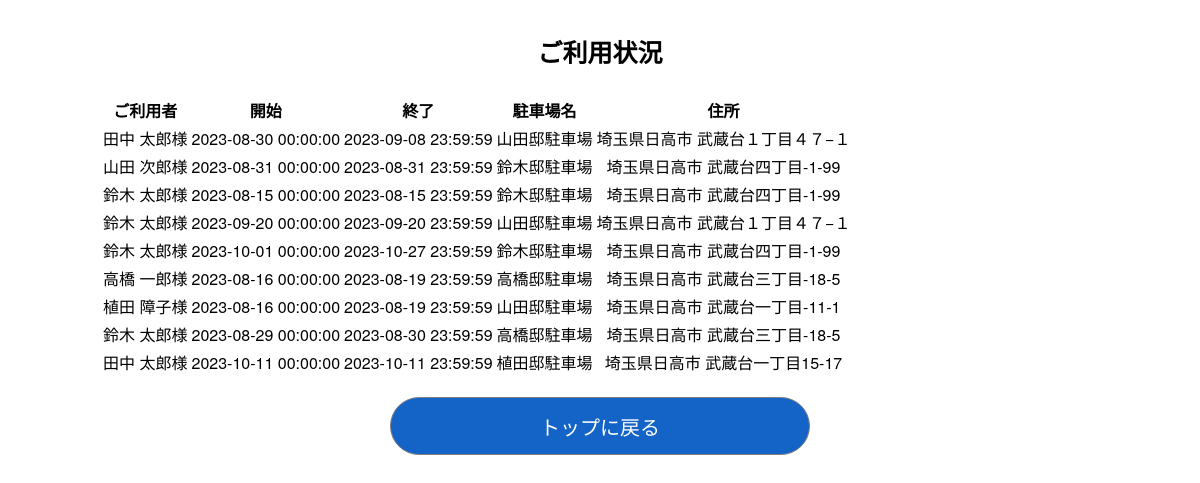
The page /admin on the database its author committed.
### app.py (models this page shows, shortened)
class Reserve(db.Model):
    id = db.Column(db.Integer, primary_key=True)
    user_id = db.Column(db.Integer, db.ForeignKey('user.id'), nullable=False)
    park_id = db.Column(db.Integer, db.ForeignKey('parking.id'), nullable=False)
    resv_at = db.Column(db.DateTime, nullable=False,
                        default=datetime.now(pytz.timezone('Asia/Tokyo'))) # 予約日時
    use_start = db.Column(db.DateTime, nullable=False) # 利用開始日時
    use_end =  db.Column(db.DateTime, nullable=False) # 利用終了日時
    resv_status = db.Column(db.Integer, nullable=False) # (0)予約なし,(1)予約ずみ,(2)ご利用済み

class User(UserMixin, db.Model):
    id = db.Column(db.Integer, primary_key=True, nullable=False)
    email = db.Column(db.String(50), unique=True)
    password = db.Column(db.String(512), nullable=False)
    first_name = db.Column(db.String(50), nullable=False)
    last_name = db.Column(db.String(50), nullable=False)
    first_name_kana = db.Column(db.String(50), nullable=False)
    last_name_kana = db.Column(db.String(50), nullable=False)
    postal_code = db.Column(db.String(7), nullable=False)
    address1 = db.Column(db.String(255), nullable=False)
    address2 = db.Column(db.String(255), nullable=False)
    tel = db.Column(db.String(11))
    birthday = db.Column(db.String(8), nullable=False)
    carNumber = db.Column(db.String(4), nullable=False)
    created_at = db.Column(db.DateTime, nullable=False,
                           default=datetime.now(pytz.timezone('Asia/Tokyo')))

class Parking(db.Model):
    id = db.Column(db.Integer, primary_key=True, nullable=False)
    title = db.Column(db.String(50), nullable=False)
    postal_code = db.Column(db.String(7), nullable=False)
    address1 = db.Column(db.String(120), nullable=False)
    address2 = db.Column(db.String(120), nullable=False)
    tel = db.Column(db.String(11), nullable=False)
    inoutdoor = db.Column(db.String(1), nullable=False) # (0)屋外、(1)屋内
    mustcall = db.Column(db.String(1), nullable=False) # (0)出し入れ時に連絡が不要、(1)出し入れ時に連絡が必要
    usableTypeNum = db.Column(db.String(1), nullable=False) # (0)3ナンバー、(1)5ナンバー
    usableSize = db.Column(db.String(1), nullable=False) # (0)155cm未満、(1)155 ～ 170cm
    max_day = db.Column(db.Integer, nullable=True)
    min_day = db.Column(db.Integer, nullable=True)
    price_day = db.Column(db.Integer, nullable=False)
    etc = db.Column(db.String(500), nullable=True)
    lon = db.Column(db.Float, nullable=False)
    lat = db.Column(db.Float, nullable=False)
    owner_id = db.Column(db.Integer, db.ForeignKey('user.id'), nullable=False)
    created_at = db.Column(db.DateTime, nullable=False,
                           default=datetime.now(pytz.timezone('Asia/Tokyo')))
    price_hour = db.Column(db.Integer)
    price_month = db.Column(db.Integer)
    max_hour = db.Column(db.Integer)
    min_hour = db.Column(db.Integer)
    max_month = db.Column(db.Integer)
    min_month = db.Column(db.Integer)

### app.py (the view)
@app.route('/admin', methods=['GET','POST'])
def admin():
    if request.method=='GET':
        join_query = db.session.query(User, Parking, Reserve).\
            join(Reserve, User.id == Reserve.user_id).\
            join(Parking, Reserve.park_id == Parking.id)
        result = join_query.all()
        reservelist = []
        for row in result:
            user = row.User.__dict__
            parking = row.Parking.__dict__
            reserve = row.Reserve.__dict__
            data = {}
            data.update(user)
            data.update(parking)
            data.update(reserve)
            reservelist.append(data)
        return render_template('admin.html', reservelist=reservelist)
    elif request.method=='POST':
        pass

### templates/admin.html (shortened to what this page needs)
<!DOCTYPE html>
<html>
<head>
    <link rel='stylesheet' href='../static/css/centerBox.css' />
    <link rel='stylesheet' href='../static/css/common.css' />
    <link rel="stylesheet" href="https://cdnjs.cloudflare.com/ajax/libs/jquery.tablesorter/2.31.0/css/theme.default.min.css">
</head>
<body>
    <article class='container'>
        <section class='box_contents'>
            <h1>ご利用状況</h1>
            <form>
                <table id="tablesorter">
                    {%if reservelist%}
                    <thead>
                        <tr>
                            <th >ご利用者</th>
                            <th >開始</th>
                            <th >終了</th>
                            <th >駐車場名</th>
                            <th >住所</th>
                        </tr>
                    </thead>
                    <tbody>
                        {%for reserve in reservelist%}
                        <tr>
                            <td class="{sortValue: 1}">{{reserve.last_name}} {{reserve.first_name}}様</td>
                            <td class="{sortValue: 2}">{{reserve.use_start}}</td>
                            <td class="{sortValue: 3}">{{reserve.use_end}}</td>
                            <td class="{sortValue: 4}">{{reserve.title}}</td>
                            <td class="{sortValue: 4}">{{reserve.address1}} {{reserve.address2}}</td>
                        </tr>
                        {%endfor%}
                        {%else%}
                        <p>現在、ご予約・ご利用はありません</p>
                        {%endif%}
                    </tbody>
                </table>
            </form>
            <nav class='buttonMenu'>
                <form>
                    <a href="login"><input class='common_button common_fat' style='width : 42%;' type='button' value='トップに戻る' /></a>
                </form>
            </nav>
        </section>
    </article>
</body>
</html>

### static/css/centerBox.css (style rules this page uses)
.container { display: grid; place-items: center; }
.box_contents { text-align : center; max-width: 1000px; min-width: 750px; width: 100%; }

### static/css/common.css (style rules this page uses)
:root { --labelFontSize : 1.2rem; }
html { font-size: 62.5%; box-sizing: border-box; }
body { font-size : 1.6em; font-family: "Helvetica Neue", Arial, "Hiragino Kaku Gothic ProN", "Hiragino Sans", Meiryo, sans-serif; }
nav.buttonMenu { margin-top : 2rem; }
h1 { font-size : 2.5rem; }
input, select { text-indent : 1rem; border : solid 0.1rem gray; height : 2.8rem; border-radius : 0.5rem; cursor: pointer; }
.common_button { background-color : rgb(20, 100, 200); text-indent : 0; font-size : 2rem; color : white; height : 4rem; border-radius : 2rem; margin : 0 1.4rem; }
.common_fat { height : 5.8rem; border-radius: 2.9rem; }

### rows shown on the page
Reserve: last_name "田中", first_name "太郎", use_start "2023-08-30 00:00:00", use_end "2023-09-08 23:59:59", title "山田邸駐車場", address1 "埼玉県日高市", address2 "武蔵台１丁目４７−１"
Reserve: last_name "山田", first_name "次郎", use_start "2023-08-31 00:00:00", use_end "2023-08-31 23:59:59", title "鈴木邸駐車場", address1 "埼玉県日高市", address2 "武蔵台四丁目-1-99"
User: last_name "鈴木" "鈴木" "鈴木" "鈴木", first_name "太郎" "太郎" "太郎" "太郎"
Parking: title "鈴木邸駐車場" "鈴木邸駐車場", address1 "埼玉県日高市" "埼玉県日高市", address2 "武蔵台四丁目-1-99" "武蔵台四丁目-1-99"
Parking: title "山田邸駐車場", address1 "埼玉県日高市", address2 "武蔵台１丁目４７−１"
Reserve: last_name "高橋", first_name "一郎", use_start "2023-08-16 00:00:00", use_end "2023-08-19 23:59:59", title "高橋邸駐車場", address1 "埼玉県日高市", address2 "武蔵台三丁目-18-5"
Reserve: last_name "植田", first_name "障子", use_start "2023-08-16 00:00:00", use_end "2023-08-19 23:59:59", title "山田邸駐車場", address1 "埼玉県日高市", address2 "武蔵台一丁目-11-1"
Parking: title "高橋邸駐車場", address1 "埼玉県日高市", address2 "武蔵台三丁目-18-5"
User: last_name "田中", first_name "太郎"
Parking: title "植田邸駐車場", address1 "埼玉県日高市", address2 "武蔵台一丁目15-17"

### other values the page prints
{{ reserve.use_start }} "2023-08-15 00:00:00" "2023-09-20 00:00:00" "2023-10-01 00:00:00" "2023-08-29 00:00:00" "2023-10-11 00:00:00"
{{ reserve.use_end }} "2023-08-15 23:59:59" "2023-09-20 23:59:59" "2023-10-27 23:59:59" "2023-08-30 23:59:59" "2023-10-11 23:59:59"
